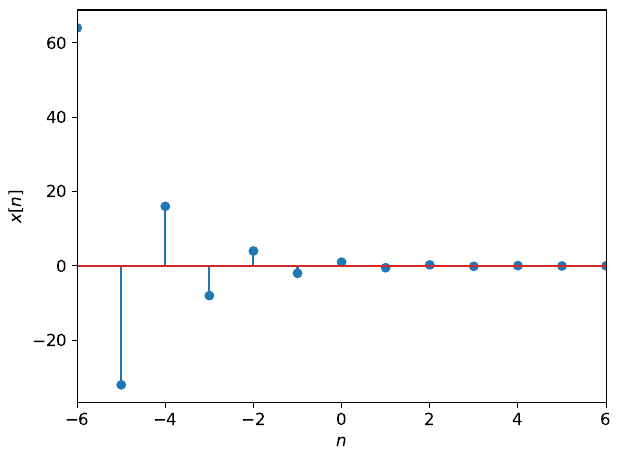

Recreate this plot in Python.
import matplotlib
import matplotlib.pyplot as plt
import numpy as np

matplotlib.rcParams.update({'font.size': 12})

n = np.linspace(-6, 6, 13);
alpha = -0.5

f = plt.figure()

plt.stem(n, np.power(alpha, n))
plt.xlabel('$n$')
plt.ylabel('$x[n]$')
plt.autoscale(enable=True, axis='x', tight=True)

plt.tight_layout()

#plt.show()

f.savefig("dtexpcase3.pdf", bbox_inches='tight')
